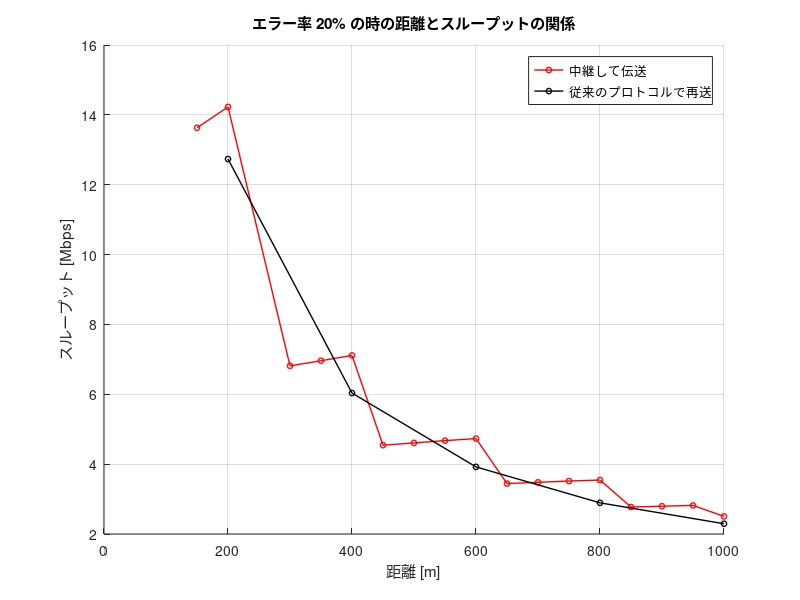

Here is the MATLAB script that generated this plot:
%従来のプロトコル(18Mbps→12Mbps)で再送したときと中継し伝送したときのスループットの比較
clear;
Rmin = [-82, -81, -79, -77, -74, -70, -66, -65]; % 最小受信感度 [dBm]
TR = [6, 9, 12, 18, 24, 36, 48, 54]; % 伝送レート [Mbps]
databit = [24, 36, 48, 72, 96, 144, 192, 216]; % OFDMシンボルごとのデータビット[bit]

Tp = 10; % 送信電力 [dBm]
f = 2.4 * 10^9; % 周波数 [Hz]
c = 3 * 10^8; % 光速 [m/s]

PLCP_pre = 16; % PLCPプリアンブル[μs]
PLCPhead_sig = 1; % PLCPヘッダ（シグナル）[μs]
PLCPhead_ser = 16; % PLCPヘッダ（サービス）[μs]
ACK = 80; % 802.11ACKフレーム[bit]
MAC = 192; % 802.11MACヘッダ[bit]
LLC = 64; % LLCヘッダ[bit]
packet = 12000; % IPパケット長[bit]
FCS = 32; % FCS[bit]
tail = 6; % テイルビット[bit]
SIFS = 10; % [μs]
DIFS = 34; % [μs]
backoff = 101.5; % 平均バックオフ制御時間 [μs]
slottime = 9; % ショートスロットタイム[μs]
max_distance = 1000; % 最大距離 [m]
N_max = max_distance/50; % 最大端末数
error_rate=0.2;%通信が失敗する確率
num_trials = 1000;%試行回数

p= zeros(size(num_trials));%乱数
ACK_t=zeros(size(Rmin));%ACKフレーム[μs]
data_t=zeros(size(Rmin));%データフレーム[μs]
d_max=zeros(size(Rmin));%各伝送レートでの最大送信距離(50mごと)[m]
N_through=zeros(size(Rmin));%各伝送レートでのスルー出来る最大の端末数


for i = 1:length(Rmin)
    Rmin_current = Rmin(i);
    TR_current = TR(i);
    databit_current = databit(i);
    
    % 最大伝送距離の計算
    Lfs = Tp - Rmin_current; % 距離減衰 [dB]
    d_max(i) = floor(((10^(Lfs / 20)) * c) / (4 * pi * f) / 50) * 50; % 最大伝送距離 [m]
    N_through(i) = d_max(i) / 50;
    % フレームの計算
    ACK_t(i) = PLCP_pre + (PLCPhead_sig + ceil((PLCPhead_ser + ACK + FCS + tail) / databit_current)) * 4;
    data_t (i)= PLCP_pre + (PLCPhead_sig + ceil((PLCPhead_ser + MAC + LLC + packet + FCS + tail) / databit_current)) * 4;
end


throughput_1 = zeros(num_trials, N_max);  % 試行回数と距離数に対応するスループット配列を事前確保
throughput_2 = zeros(1, N_max);           % 平均スループット格納用
N_succsess = zeros(1, N_max);             % 距離配列の事前確保



% パラメータ設定
N = 0;                                    % 現在の端末数
                   

for i = 1:num_trials  % 試行回数分ループ
    N = 0;                               % 各試行の開始時にNをリセット
    total_tt = 0;                        % 総伝送時間もリセット
    
    while N < N_max
        p = rand;  % 確率を生成
        
        % 端末数をカウント
        N = N + N_through(4);  
        total_tt = total_tt + (ACK_t(4) + data_t(4) + SIFS + backoff); % 総伝送時間の計算

        if p < error_rate  % パケットが失敗した場合
            N = max(0, N - 1);  % 1つ手前に戻る
            total_tt = total_tt + slottime + ACK_t(4); % 追加時間を加算
        end
        
        % スループット記録および距離の記録
        if N >= N_max
            throughput_1(i, N_max) = packet / total_tt; % 最大距離におけるスループット
            N_succsess(N_max) = N_max * 50;  % 最大距離を格納
            break;
        else
            throughput_1(i, N) = packet / total_tt; % 現在のNにおけるスループット記録
            N_succsess(N) = N * 50;  % 距離の記録
        end
    end
end


% 各距離での平均スループット計算
for j = 1:N_max
    % 0以外の要素のみを選んで平均を取る
    non_zero_values = throughput_1(throughput_1(:, j) > 0, j); % 0以外の要素を抽出
    if ~isempty(non_zero_values)  % 抽出後にデータが存在する場合のみ平均計算
        throughput_2(j) = mean(non_zero_values);
    else
        throughput_2(j) = 0;  % 0以外の要素がない場合は0
    end
end

% スループットが0のデータポイントを除外
valid_indices = throughput_2 > 0;  % 0より大きいスループットのみを抽出





      total_tt = 0;
    % 条件2: スループット計算 (固定距離リスト)
    if mod(max_distance, d_max(4)) == 0
        distances = d_max(4):d_max(4):max_distance; 
    else
        distances = [d_max(4):d_max(4):max_distance max_distance];
    end
  
    
    throughput_3= zeros(num_trials, length(distances)); % スループット_2 の事前割り当て
    throughput_4= zeros(1, length(distances)); % スループット_3 の事前割り当て
    
    for i = 1:num_trials
        
        for j = 1:length(distances)
            p = rand; % ランダムな確率を生成
            D = distances(j);
            if p < error_rate
                % 再送が発生する場合 (最初は18 Mbps、再送は12 Mbps)
                total_tt =total_tt+ (ACK_t(4) + data_t(4) + SIFS + backoff)+(ACK_t(3) + data_t(3) + SIFS + backoff) ;
            else
                 % 再送が発生しない場合 (18 Mbps)
                 total_tt =total_tt+ (ACK_t(4) + data_t(4) + SIFS + backoff) ;
               
            end
            throughput_3(i, j) = packet / total_tt; % スループットを計算 [Mbps]
        end
        total_tt = 0;
    end
    

    
    % 各距離に対する平均スループットを計算
    for j = 1:length(distances)
        throughput_4(j) = mean(throughput_3(:, j));
    end
    
  % 結果をプロット
figure;
hold on;

% グラフ1: 初めのスループットデータ
plot(N_succsess(valid_indices), throughput_2(valid_indices), '-o', ...
    'Color', 'r', 'LineWidth', 1, 'MarkerSize', 4, ...
    'DisplayName', sprintf('中継して伝送'));

% グラフ2: 距離ごとのスループットデータ
plot(distances, throughput_4, '-o', ...
    'Color', 'k', 'LineWidth', 1, 'MarkerSize', 4, ...
    'DisplayName', '従来のプロトコルで再送');

% ラベルとタイトル設定
xlabel('距離 [m]');
ylabel('スループット [Mbps]');
title(sprintf("エラー率 %1.f%% の時の距離とスループットの関係", error_rate * 100));
grid on;
legend show;
hold off;